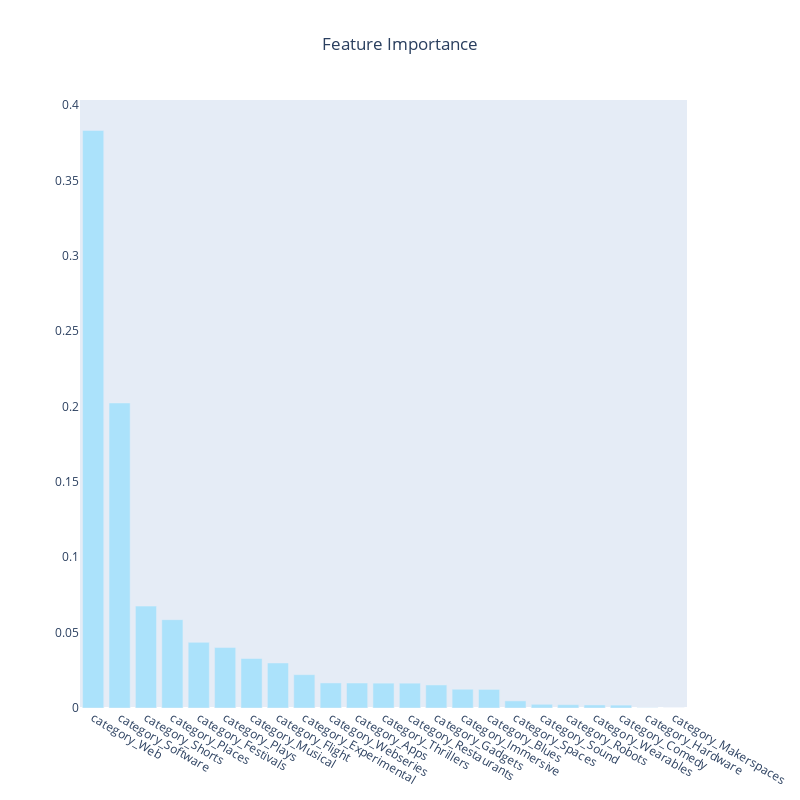

Here is the notebook cell this chart was saved with:
### Markdown cell above
# feature importance with xgboost

### Code cell
# xgboost for feature importance on a classification problem
import plotly.graph_objects as go
from xgboost import XGBClassifier

xgb_model = XGBClassifier()
xgb_model.fit(
    h8_df.drop(columns=["SuccessfulBool"]),
    h8_df["SuccessfulBool"],
)
feature_importance_df = pd.DataFrame(
    {
        "feature": h8_df.drop(columns=["SuccessfulBool"]).columns,
        "importance": xgb_model.feature_importances_,
    }
)
feature_importance_df.sort_values(by="importance", ascending=False, inplace=True)
fig = go.Figure()
fig.add_trace(
    go.Bar(
        x=feature_importance_df["feature"],
        y=feature_importance_df["importance"],
        marker_color="rgb(171, 226, 251)",
    )
)
fig.update_layout(
    title="Feature Importance",
    title_x=0.5,
    width=800,
    height=800,
    xaxis_showgrid=False,
    yaxis_showgrid=False,
)
fig.show()

### Figure 1 — Plotly figure (JSON) as saved in the notebook; plotly's stock layout.template omitted (floating-point values rounded to 4 significant figures)
{"data": [{"marker": {"color": "rgb(171, 226, 251)"}, "type": "bar", "x": ["category_Web", "category_Software", "category_Shorts", "category_Places", "category_Festivals", "category_Plays", "category_Musical", "category_Flight", "category_Experimental", "category_Webseries", "category_Apps", "category_Thrillers", "category_Restaurants", "category_Gadgets", "category_Immersive", "category_Blues", "category_Spaces", "category_Sound", "category_Robots", "category_Wearables", "category_Comedy", "category_Hardware", "category_Makerspaces"], "y": [0.3832, 0.2024, 0.06761, 0.0586, 0.04357, 0.0401, 0.03284, 0.02987, 0.02212, 0.01663, 0.01658, 0.01649, 0.01647, 0.0153, 0.01245, 0.01233, 0.004726, 0.002464, 0.0022, 0.002034, 0.001901, 0.0001393, 2.137e-05]}], "layout": {"height": 800, "title": {"text": "Feature Importance", "x": 0.5}, "width": 800, "xaxis": {"showgrid": false}, "yaxis": {"showgrid": false}}}
